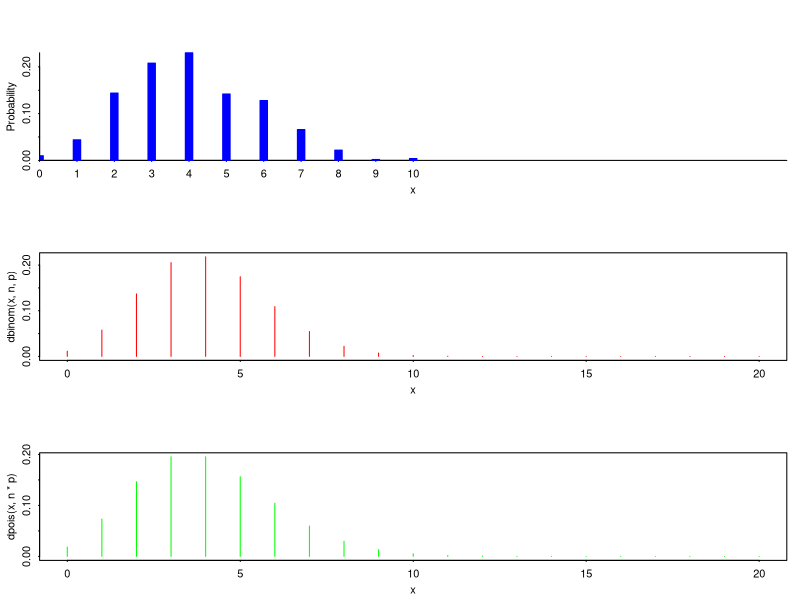
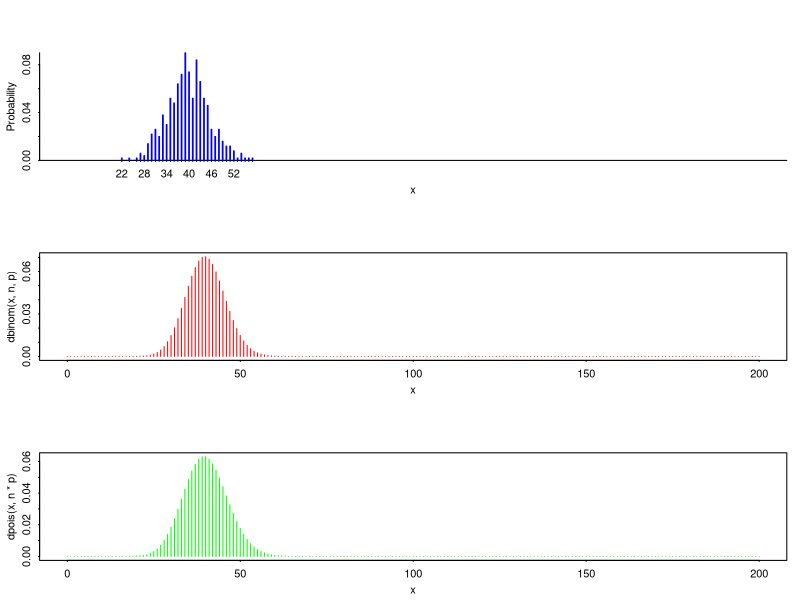
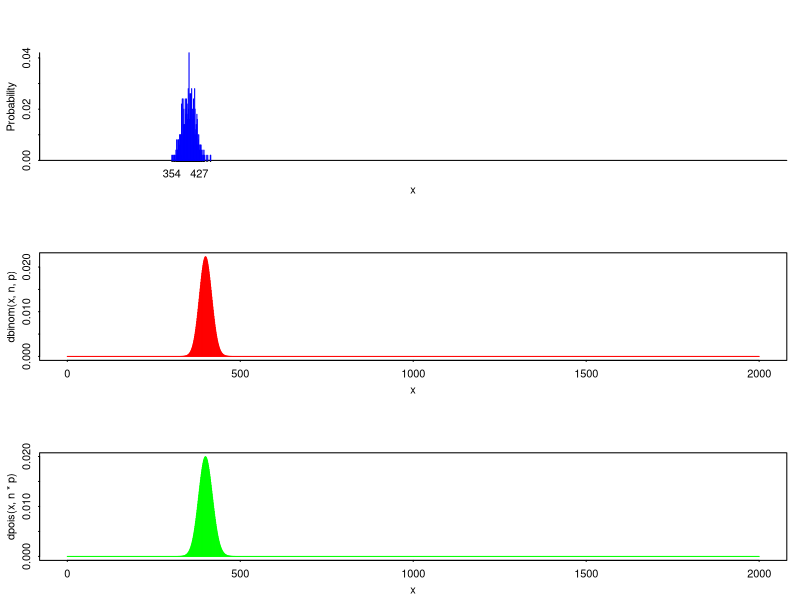
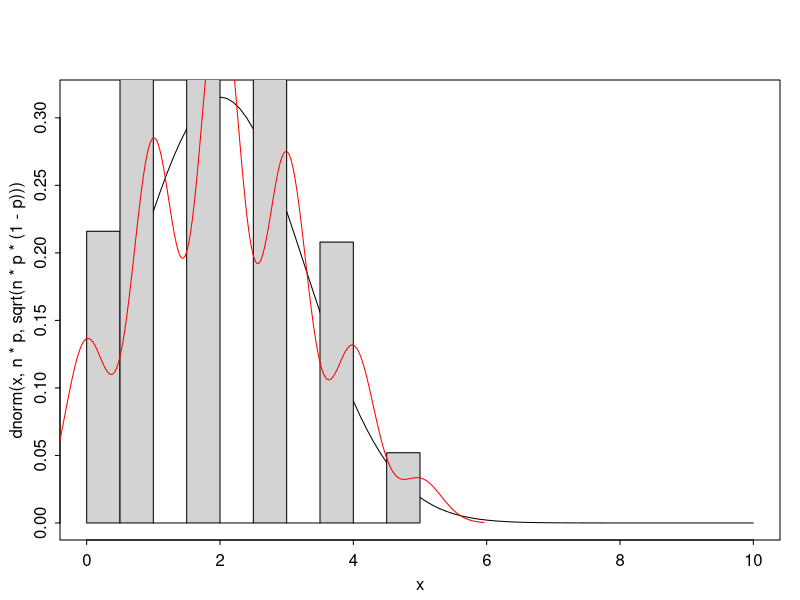
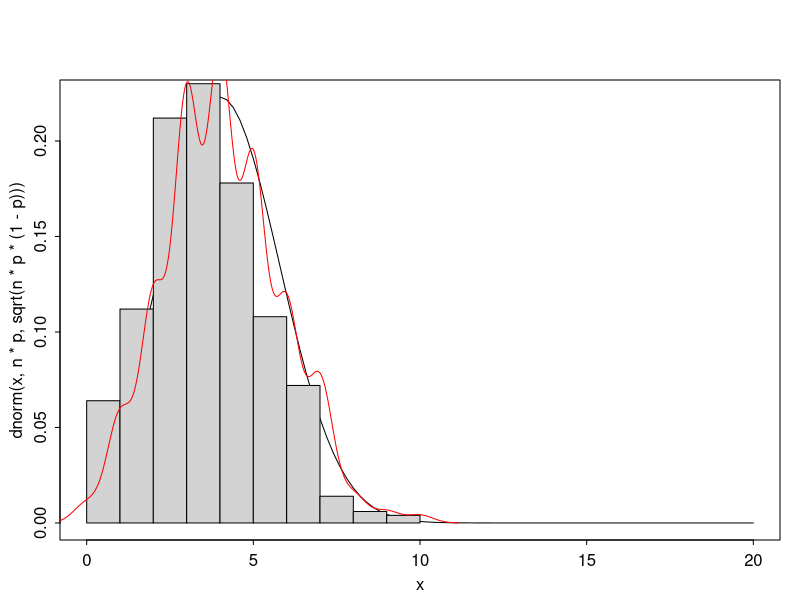
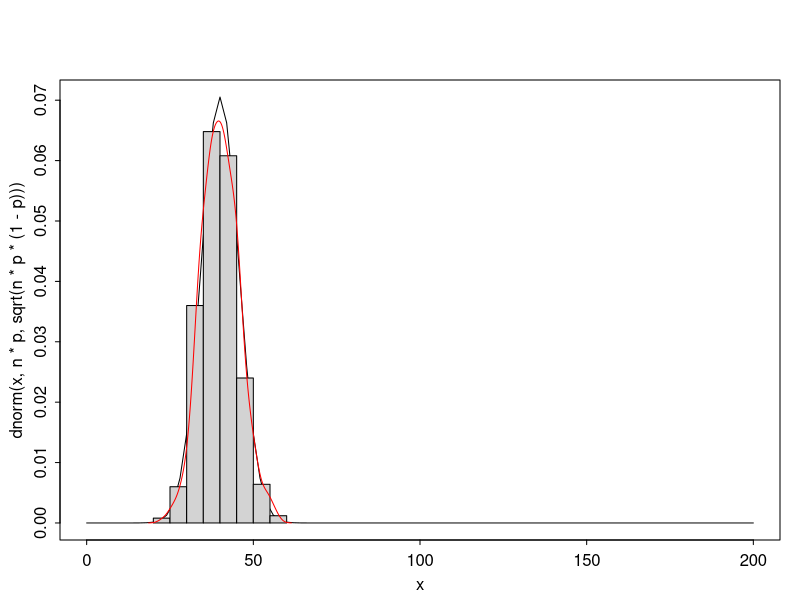
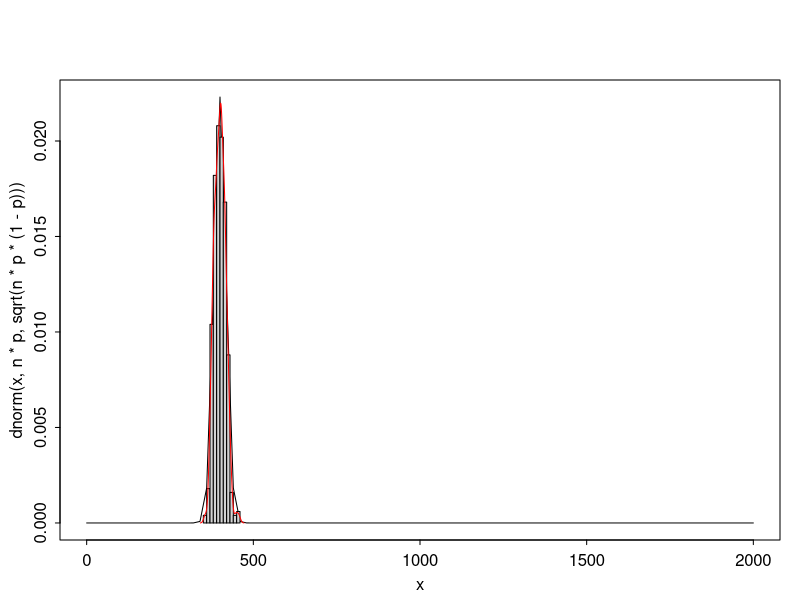

Reproduce these figures in R, in order.
## ---- chunk 1
set.seed(143)
library(arm)
n=10
p =0.1
k=3
pbinom(k,n,p)
## ---- chunk 2
EX = n*p
SDX = sqrt(n*p*(1-p))
pnorm(k, EX, SDX)
## ---- chunk 3
pnorm(k,EX,SDX) - pnorm(k, EX, SDX)
## ---- chunk 4
for( i in c(20,30,40,100)){
  pb = pbinom(k,i,p)
  pn = pnorm(k,i*p,sqrt(i*p*(1-p)))
  print(abs(pb-pn))
}
## ---- chunk 5
for( p2 in c(0.05,0.1,0.3,0.5)){
  pb = pbinom(k,n,p2)
  pn = pnorm(k,n*p2,sqrt(n*p2*(1-p2)))
  print(abs(pb-pn))
}
n = 100
print("######################")
for( p2 in c(0.05,0.1,0.3,0.5)){
  pb = pbinom(k,n,p2)
  pn = pnorm(k,n*p2,sqrt(n*p2*(1-p2)))
  print(abs(pb-pn))
}
## ---- chunk 6
p = 0.2
samples = 500
par(mfrow = (c(3,1)))
for( n in c(20,200,2000)){
  discrete.hist(rbinom(samples,n, p), xlim=c(0,n))
  x = 0:n
  plot(x,dbinom(x,n,p), type="h", col = "red", xlim=c(0,n))
  plot(x,dpois(x,n*p), type = "h",col = "green", xlim=c(0,n))
}
## ---- chunk 7
p = 0.2
samples = 500
par(mfrow = (c(1,1)))
for( n in c(10,20,200,2000)){
  nums = rbinom(samples,n, p)
  x = 0:n
  curve(dnorm(x, n*p, sqrt(n*p*(1-p))), type="l", col="black", xlim=c(0,n))
  hist(nums, xlim=c(0,n), add=TRUE, freq=FALSE)
  lines(density(nums), col="red")
}
